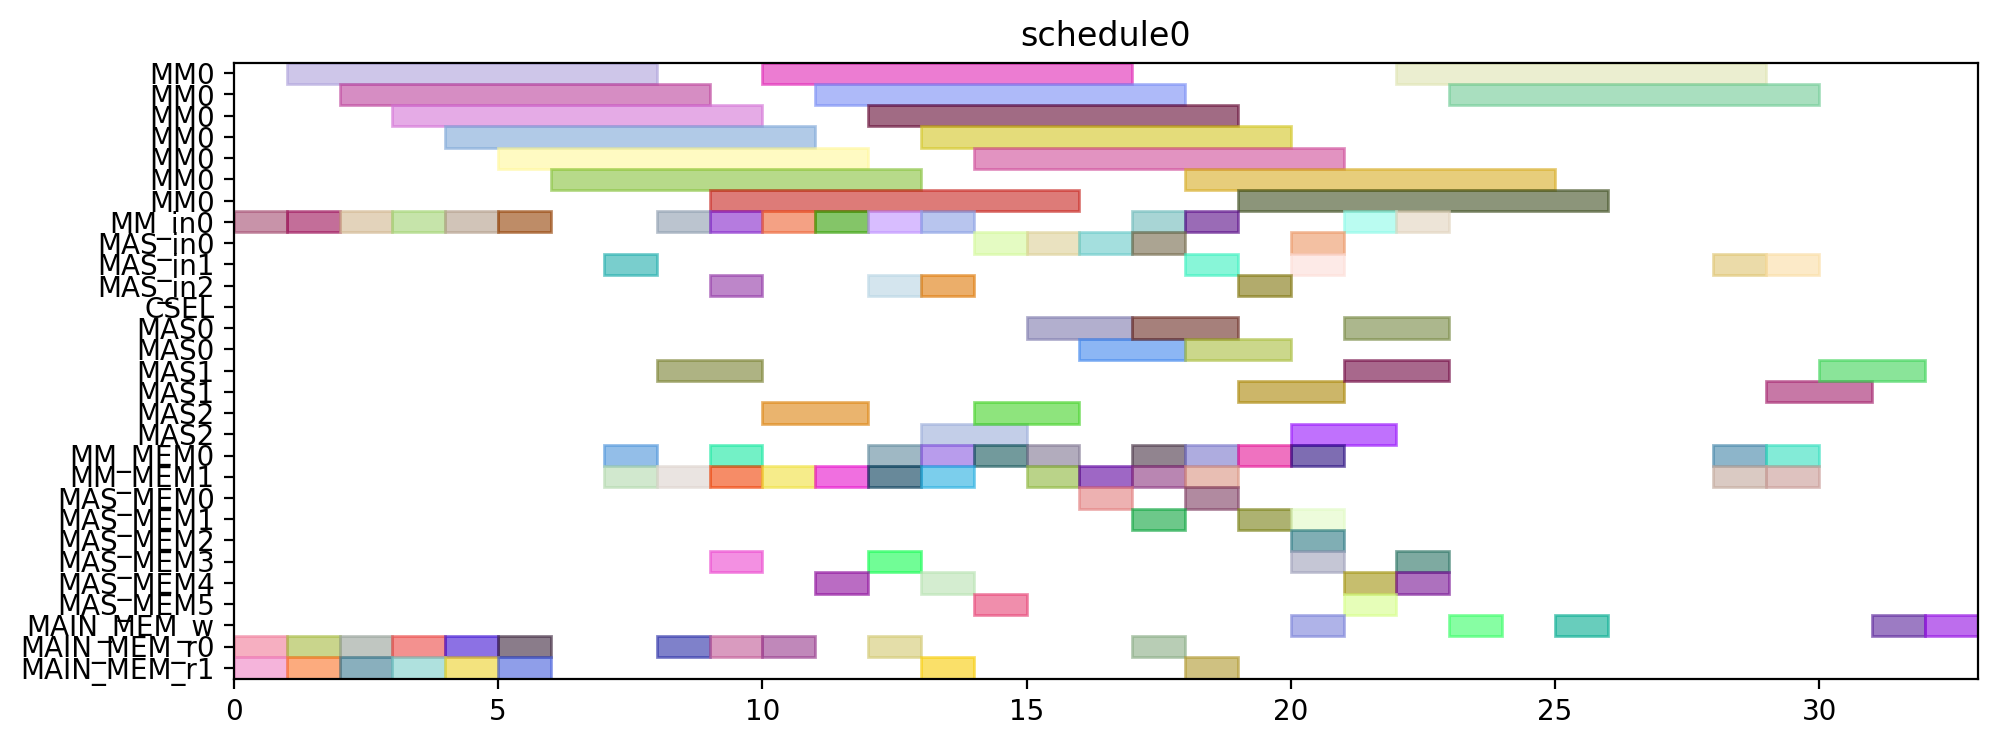

This figure's Python source:
from pyschedule import Scenario, solvers, plotters, alt


def solve():
	horizon = 120
	S = Scenario("schedule0", horizon=horizon)

	# resource
	MM = S.Resources('MM', num=1, size=7)
	MM_in = S.Resources('MM_in', num=1)
	MAS_in = S.Resources('MAS_in', num=3)
	CSEL = S.Resource('CSEL')
	MAS = S.Resources('MAS', num=3, size=2, periods=range(1, horizon))
	MM_MEM = S.Resources('MM_MEM', num=2)
	MAS_MEM = S.Resources('MAS_MEM', num=6)
	MAIN_MEM_w = S.Resource('MAIN_MEM_w', size=1)
	MAIN_MEM_r = S.Resources('MAIN_MEM_r', num=2)

	# result of previous scheduling

	# new tasks
	t0 = S.Task('t0', length=7, delay_cost=1)
	t0 += alt(MM)
	t0_in = S.Task('t0_in', length=1, delay_cost=1)
	t0_in += alt(MM_in)
	S += t0_in*MM_in[0]<=t0*MM[0]
	t0_mem0 = S.Task('t0_mem0', length=1, delay_cost=1)
	t0_mem0 += MAIN_MEM_r[0]
	S += t0_mem0 <= t0

	t0_mem1 = S.Task('t0_mem1', length=1, delay_cost=1)
	t0_mem1 += MAIN_MEM_r[1]
	S += t0_mem1 <= t0

	t1 = S.Task('t1', length=7, delay_cost=1)
	t1 += alt(MM)
	t1_in = S.Task('t1_in', length=1, delay_cost=1)
	t1_in += alt(MM_in)
	S += t1_in*MM_in[0]<=t1*MM[0]
	t1_mem0 = S.Task('t1_mem0', length=1, delay_cost=1)
	t1_mem0 += MAIN_MEM_r[0]
	S += t1_mem0 <= t1

	t1_mem1 = S.Task('t1_mem1', length=1, delay_cost=1)
	t1_mem1 += MAIN_MEM_r[1]
	S += t1_mem1 <= t1

	t2 = S.Task('t2', length=7, delay_cost=1)
	t2 += alt(MM)
	t2_in = S.Task('t2_in', length=1, delay_cost=1)
	t2_in += alt(MM_in)
	S += t2_in*MM_in[0]<=t2*MM[0]
	t2_mem0 = S.Task('t2_mem0', length=1, delay_cost=1)
	t2_mem0 += MAIN_MEM_r[0]
	S += t2_mem0 <= t2

	t2_mem1 = S.Task('t2_mem1', length=1, delay_cost=1)
	t2_mem1 += MAIN_MEM_r[1]
	S += t2_mem1 <= t2

	t3 = S.Task('t3', length=7, delay_cost=1)
	t3 += alt(MM)
	t3_in = S.Task('t3_in', length=1, delay_cost=1)
	t3_in += alt(MM_in)
	S += t3_in*MM_in[0]<=t3*MM[0]
	t3_mem0 = S.Task('t3_mem0', length=1, delay_cost=1)
	t3_mem0 += MAIN_MEM_r[0]
	S += t3_mem0 <= t3

	t3_mem1 = S.Task('t3_mem1', length=1, delay_cost=1)
	t3_mem1 += MAIN_MEM_r[1]
	S += t3_mem1 <= t3

	t5 = S.Task('t5', length=7, delay_cost=1)
	t5 += alt(MM)
	t5_in = S.Task('t5_in', length=1, delay_cost=1)
	t5_in += alt(MM_in)
	S += t5_in*MM_in[0]<=t5*MM[0]
	t5_mem0 = S.Task('t5_mem0', length=1, delay_cost=1)
	t5_mem0 += MAIN_MEM_r[0]
	S += t5_mem0 <= t5

	t5_mem1 = S.Task('t5_mem1', length=1, delay_cost=1)
	t5_mem1 += MAIN_MEM_r[1]
	S += t5_mem1 <= t5

	t23 = S.Task('t23', length=7, delay_cost=1)
	t23 += alt(MM)
	t23_in = S.Task('t23_in', length=1, delay_cost=1)
	t23_in += alt(MM_in)
	S += t23_in*MM_in[0]<=t23*MM[0]
	t23_mem0 = S.Task('t23_mem0', length=1, delay_cost=1)
	t23_mem0 += MAIN_MEM_r[0]
	S += t23_mem0 <= t23

	t23_mem1 = S.Task('t23_mem1', length=1, delay_cost=1)
	t23_mem1 += MAIN_MEM_r[1]
	S += t23_mem1 <= t23

	t4 = S.Task('t4', length=2, delay_cost=1)
	t4 += alt(MAS)
	t4_in = S.Task('t4_in', length=1, delay_cost=1)
	t4_in += alt(MAS_in)
	S += t4_in*MAS_in[0]<=t4*MAS[0]

	S += t4_in*MAS_in[1]<=t4*MAS[1]

	S += t4_in*MAS_in[2]<=t4*MAS[2]

	t4_mem0 = S.Task('t4_mem0', length=1, delay_cost=1)
	t4_mem0 += alt(MM_MEM)
	S += (t3*MM[0])-1 < t4_mem0*MM_MEM[0]
	S += t4_mem0 <= t4

	t4_mem1 = S.Task('t4_mem1', length=1, delay_cost=1)
	t4_mem1 += alt(MM_MEM)
	S += (t3*MM[0])-1 < t4_mem1*MM_MEM[1]
	S += t4_mem1 <= t4

	t6 = S.Task('t6', length=2, delay_cost=1)
	t6 += alt(MAS)
	t6_in = S.Task('t6_in', length=1, delay_cost=1)
	t6_in += alt(MAS_in)
	S += t6_in*MAS_in[0]<=t6*MAS[0]

	S += t6_in*MAS_in[1]<=t6*MAS[1]

	S += t6_in*MAS_in[2]<=t6*MAS[2]

	t6_mem0 = S.Task('t6_mem0', length=1, delay_cost=1)
	t6_mem0 += alt(MM_MEM)
	S += (t5*MM[0])-1 < t6_mem0*MM_MEM[0]
	S += t6_mem0 <= t6

	t6_mem1 = S.Task('t6_mem1', length=1, delay_cost=1)
	t6_mem1 += alt(MM_MEM)
	S += (t5*MM[0])-1 < t6_mem1*MM_MEM[1]
	S += t6_mem1 <= t6

	t8 = S.Task('t8', length=7, delay_cost=1)
	t8 += alt(MM)
	t8_in = S.Task('t8_in', length=1, delay_cost=1)
	t8_in += alt(MM_in)
	S += t8_in*MM_in[0]<=t8*MM[0]
	t8_mem0 = S.Task('t8_mem0', length=1, delay_cost=1)
	t8_mem0 += MAIN_MEM_r[0]
	S += t8_mem0 <= t8

	t8_mem1 = S.Task('t8_mem1', length=1, delay_cost=1)
	t8_mem1 += alt(MM_MEM)
	S += (t2*MM[0])-1 < t8_mem1*MM_MEM[1]
	S += t8_mem1 <= t8

	t15 = S.Task('t15', length=7, delay_cost=1)
	t15 += alt(MM)
	t15_in = S.Task('t15_in', length=1, delay_cost=1)
	t15_in += alt(MM_in)
	S += t15_in*MM_in[0]<=t15*MM[0]
	t15_mem0 = S.Task('t15_mem0', length=1, delay_cost=1)
	t15_mem0 += MAIN_MEM_r[0]
	S += t15_mem0 <= t15

	t15_mem1 = S.Task('t15_mem1', length=1, delay_cost=1)
	t15_mem1 += alt(MM_MEM)
	S += (t2*MM[0])-1 < t15_mem1*MM_MEM[1]
	S += t15_mem1 <= t15

	t19 = S.Task('t19', length=2, delay_cost=1)
	t19 += alt(MAS)
	t19_in = S.Task('t19_in', length=1, delay_cost=1)
	t19_in += alt(MAS_in)
	S += t19_in*MAS_in[0]<=t19*MAS[0]

	S += t19_in*MAS_in[1]<=t19*MAS[1]

	S += t19_in*MAS_in[2]<=t19*MAS[2]

	t19_mem0 = S.Task('t19_mem0', length=1, delay_cost=1)
	t19_mem0 += alt(MM_MEM)
	S += (t0*MM[0])-1 < t19_mem0*MM_MEM[0]
	S += t19_mem0 <= t19

	t19_mem1 = S.Task('t19_mem1', length=1, delay_cost=1)
	t19_mem1 += alt(MM_MEM)
	S += (t0*MM[0])-1 < t19_mem1*MM_MEM[1]
	S += t19_mem1 <= t19

	t24 = S.Task('t24', length=2, delay_cost=1)
	t24 += alt(MAS)
	t24_in = S.Task('t24_in', length=1, delay_cost=1)
	t24_in += alt(MAS_in)
	S += t24_in*MAS_in[0]<=t24*MAS[0]

	S += t24_in*MAS_in[1]<=t24*MAS[1]

	S += t24_in*MAS_in[2]<=t24*MAS[2]

	t24_mem0 = S.Task('t24_mem0', length=1, delay_cost=1)
	t24_mem0 += alt(MM_MEM)
	S += (t23*MM[0])-1 < t24_mem0*MM_MEM[0]
	S += t24_mem0 <= t24

	t24_mem1 = S.Task('t24_mem1', length=1, delay_cost=1)
	t24_mem1 += alt(MM_MEM)
	S += (t23*MM[0])-1 < t24_mem1*MM_MEM[1]
	S += t24_mem1 <= t24

	t7 = S.Task('t7', length=7, delay_cost=1)
	t7 += alt(MM)
	t7_in = S.Task('t7_in', length=1, delay_cost=1)
	t7_in += alt(MM_in)
	S += t7_in*MM_in[0]<=t7*MM[0]
	t7_mem0 = S.Task('t7_mem0', length=1, delay_cost=1)
	t7_mem0 += MAIN_MEM_r[0]
	S += t7_mem0 <= t7

	t7_mem1 = S.Task('t7_mem1', length=1, delay_cost=1)
	t7_mem1 += alt(MAS_MEM)
	S += (t6*MAS[0])-1 < t7_mem1*MAS_MEM[1]
	S += (t6*MAS[1])-1 < t7_mem1*MAS_MEM[3]
	S += (t6*MAS[2])-1 < t7_mem1*MAS_MEM[5]
	S += t7_mem1 <= t7

	t14 = S.Task('t14', length=7, delay_cost=1)
	t14 += alt(MM)
	t14_in = S.Task('t14_in', length=1, delay_cost=1)
	t14_in += alt(MM_in)
	S += t14_in*MM_in[0]<=t14*MM[0]
	S += 0<t14

	t14_w = S.Task('t14_w', length=1, delay_cost=1)
	t14_w += alt(MAIN_MEM_w)
	S += t14 <= t14_w

	t14_mem0 = S.Task('t14_mem0', length=1, delay_cost=1)
	t14_mem0 += MAIN_MEM_r[0]
	S += t14_mem0 <= t14

	t14_mem1 = S.Task('t14_mem1', length=1, delay_cost=1)
	t14_mem1 += alt(MAS_MEM)
	S += (t6*MAS[0])-1 < t14_mem1*MAS_MEM[1]
	S += (t6*MAS[1])-1 < t14_mem1*MAS_MEM[3]
	S += (t6*MAS[2])-1 < t14_mem1*MAS_MEM[5]
	S += t14_mem1 <= t14

	t16 = S.Task('t16', length=2, delay_cost=1)
	t16 += alt(MAS)
	t16_in = S.Task('t16_in', length=1, delay_cost=1)
	t16_in += alt(MAS_in)
	S += t16_in*MAS_in[0]<=t16*MAS[0]

	S += t16_in*MAS_in[1]<=t16*MAS[1]

	S += t16_in*MAS_in[2]<=t16*MAS[2]

	t16_mem0 = S.Task('t16_mem0', length=1, delay_cost=1)
	t16_mem0 += alt(MM_MEM)
	S += (t0*MM[0])-1 < t16_mem0*MM_MEM[0]
	S += t16_mem0 <= t16

	t16_mem1 = S.Task('t16_mem1', length=1, delay_cost=1)
	t16_mem1 += alt(MM_MEM)
	S += (t15*MM[0])-1 < t16_mem1*MM_MEM[1]
	S += t16_mem1 <= t16

	t20 = S.Task('t20', length=2, delay_cost=1)
	t20 += alt(MAS)
	t20_in = S.Task('t20_in', length=1, delay_cost=1)
	t20_in += alt(MAS_in)
	S += t20_in*MAS_in[0]<=t20*MAS[0]

	S += t20_in*MAS_in[1]<=t20*MAS[1]

	S += t20_in*MAS_in[2]<=t20*MAS[2]

	t20_mem0 = S.Task('t20_mem0', length=1, delay_cost=1)
	t20_mem0 += alt(MM_MEM)
	S += (t0*MM[0])-1 < t20_mem0*MM_MEM[0]
	S += t20_mem0 <= t20

	t20_mem1 = S.Task('t20_mem1', length=1, delay_cost=1)
	t20_mem1 += alt(MAS_MEM)
	S += (t19*MAS[0])-1 < t20_mem1*MAS_MEM[1]
	S += (t19*MAS[1])-1 < t20_mem1*MAS_MEM[3]
	S += (t19*MAS[2])-1 < t20_mem1*MAS_MEM[5]
	S += t20_mem1 <= t20

	t25 = S.Task('t25', length=7, delay_cost=1)
	t25 += alt(MM)
	t25_in = S.Task('t25_in', length=1, delay_cost=1)
	t25_in += alt(MM_in)
	S += t25_in*MM_in[0]<=t25*MM[0]
	t25_mem0 = S.Task('t25_mem0', length=1, delay_cost=1)
	t25_mem0 += alt(MAS_MEM)
	S += (t24*MAS[0])-1 < t25_mem0*MAS_MEM[0]
	S += (t24*MAS[1])-1 < t25_mem0*MAS_MEM[2]
	S += (t24*MAS[2])-1 < t25_mem0*MAS_MEM[4]
	S += t25_mem0 <= t25

	t25_mem1 = S.Task('t25_mem1', length=1, delay_cost=1)
	t25_mem1 += MAIN_MEM_r[1]
	S += t25_mem1 <= t25

	t26 = S.Task('t26', length=7, delay_cost=1)
	t26 += alt(MM)
	t26_in = S.Task('t26_in', length=1, delay_cost=1)
	t26_in += alt(MM_in)
	S += t26_in*MM_in[0]<=t26*MM[0]
	t26_mem0 = S.Task('t26_mem0', length=1, delay_cost=1)
	t26_mem0 += alt(MAS_MEM)
	S += (t24*MAS[0])-1 < t26_mem0*MAS_MEM[0]
	S += (t24*MAS[1])-1 < t26_mem0*MAS_MEM[2]
	S += (t24*MAS[2])-1 < t26_mem0*MAS_MEM[4]
	S += t26_mem0 <= t26

	t26_mem1 = S.Task('t26_mem1', length=1, delay_cost=1)
	t26_mem1 += alt(MM_MEM)
	S += (t1*MM[0])-1 < t26_mem1*MM_MEM[1]
	S += t26_mem1 <= t26

	t9 = S.Task('t9', length=2, delay_cost=1)
	t9 += alt(MAS)
	t9_in = S.Task('t9_in', length=1, delay_cost=1)
	t9_in += alt(MAS_in)
	S += t9_in*MAS_in[0]<=t9*MAS[0]

	S += t9_in*MAS_in[1]<=t9*MAS[1]

	S += t9_in*MAS_in[2]<=t9*MAS[2]

	t9_mem0 = S.Task('t9_mem0', length=1, delay_cost=1)
	t9_mem0 += alt(MM_MEM)
	S += (t7*MM[0])-1 < t9_mem0*MM_MEM[0]
	S += t9_mem0 <= t9

	t9_mem1 = S.Task('t9_mem1', length=1, delay_cost=1)
	t9_mem1 += alt(MM_MEM)
	S += (t8*MM[0])-1 < t9_mem1*MM_MEM[1]
	S += t9_mem1 <= t9

	t17 = S.Task('t17', length=7, delay_cost=1)
	t17 += alt(MM)
	t17_in = S.Task('t17_in', length=1, delay_cost=1)
	t17_in += alt(MM_in)
	S += t17_in*MM_in[0]<=t17*MM[0]
	S += 0<t17

	t17_w = S.Task('t17_w', length=1, delay_cost=1)
	t17_w += alt(MAIN_MEM_w)
	S += t17 <= t17_w

	t17_mem0 = S.Task('t17_mem0', length=1, delay_cost=1)
	t17_mem0 += MAIN_MEM_r[0]
	S += t17_mem0 <= t17

	t17_mem1 = S.Task('t17_mem1', length=1, delay_cost=1)
	t17_mem1 += alt(MAS_MEM)
	S += (t16*MAS[0])-1 < t17_mem1*MAS_MEM[1]
	S += (t16*MAS[1])-1 < t17_mem1*MAS_MEM[3]
	S += (t16*MAS[2])-1 < t17_mem1*MAS_MEM[5]
	S += t17_mem1 <= t17

	t21 = S.Task('t21', length=2, delay_cost=1)
	t21 += alt(MAS)
	t21_in = S.Task('t21_in', length=1, delay_cost=1)
	t21_in += alt(MAS_in)
	S += t21_in*MAS_in[0]<=t21*MAS[0]

	S += t21_in*MAS_in[1]<=t21*MAS[1]

	S += t21_in*MAS_in[2]<=t21*MAS[2]

	t21_mem0 = S.Task('t21_mem0', length=1, delay_cost=1)
	t21_mem0 += alt(MAS_MEM)
	S += (t20*MAS[0])-1 < t21_mem0*MAS_MEM[0]
	S += (t20*MAS[1])-1 < t21_mem0*MAS_MEM[2]
	S += (t20*MAS[2])-1 < t21_mem0*MAS_MEM[4]
	S += t21_mem0 <= t21

	t21_mem1 = S.Task('t21_mem1', length=1, delay_cost=1)
	t21_mem1 += alt(MM_MEM)
	S += (t15*MM[0])-1 < t21_mem1*MM_MEM[1]
	S += t21_mem1 <= t21

	t27 = S.Task('t27', length=2, delay_cost=1)
	t27 += alt(MAS)
	t27_in = S.Task('t27_in', length=1, delay_cost=1)
	t27_in += alt(MAS_in)
	S += t27_in*MAS_in[0]<=t27*MAS[0]

	S += t27_in*MAS_in[1]<=t27*MAS[1]

	S += t27_in*MAS_in[2]<=t27*MAS[2]

	t27_mem0 = S.Task('t27_mem0', length=1, delay_cost=1)
	t27_mem0 += alt(MM_MEM)
	S += (t26*MM[0])-1 < t27_mem0*MM_MEM[0]
	S += t27_mem0 <= t27

	t27_mem1 = S.Task('t27_mem1', length=1, delay_cost=1)
	t27_mem1 += alt(MM_MEM)
	S += (t26*MM[0])-1 < t27_mem1*MM_MEM[1]
	S += t27_mem1 <= t27

	t10 = S.Task('t10', length=2, delay_cost=1)
	t10 += alt(MAS)
	t10_in = S.Task('t10_in', length=1, delay_cost=1)
	t10_in += alt(MAS_in)
	S += t10_in*MAS_in[0]<=t10*MAS[0]

	S += t10_in*MAS_in[1]<=t10*MAS[1]

	S += t10_in*MAS_in[2]<=t10*MAS[2]

	t10_mem0 = S.Task('t10_mem0', length=1, delay_cost=1)
	t10_mem0 += alt(MM_MEM)
	S += (t1*MM[0])-1 < t10_mem0*MM_MEM[0]
	S += t10_mem0 <= t10

	t10_mem1 = S.Task('t10_mem1', length=1, delay_cost=1)
	t10_mem1 += alt(MAS_MEM)
	S += (t9*MAS[0])-1 < t10_mem1*MAS_MEM[1]
	S += (t9*MAS[1])-1 < t10_mem1*MAS_MEM[3]
	S += (t9*MAS[2])-1 < t10_mem1*MAS_MEM[5]
	S += t10_mem1 <= t10

	t11 = S.Task('t11', length=2, delay_cost=1)
	t11 += alt(MAS)
	t11_in = S.Task('t11_in', length=1, delay_cost=1)
	t11_in += alt(MAS_in)
	S += t11_in*MAS_in[0]<=t11*MAS[0]

	S += t11_in*MAS_in[1]<=t11*MAS[1]

	S += t11_in*MAS_in[2]<=t11*MAS[2]

	t11_mem0 = S.Task('t11_mem0', length=1, delay_cost=1)
	t11_mem0 += alt(MM_MEM)
	S += (t1*MM[0])-1 < t11_mem0*MM_MEM[0]
	S += t11_mem0 <= t11

	t11_mem1 = S.Task('t11_mem1', length=1, delay_cost=1)
	t11_mem1 += alt(MAS_MEM)
	S += (t9*MAS[0])-1 < t11_mem1*MAS_MEM[1]
	S += (t9*MAS[1])-1 < t11_mem1*MAS_MEM[3]
	S += (t9*MAS[2])-1 < t11_mem1*MAS_MEM[5]
	S += t11_mem1 <= t11

	t22 = S.Task('t22', length=7, delay_cost=1)
	t22 += alt(MM)
	t22_in = S.Task('t22_in', length=1, delay_cost=1)
	t22_in += alt(MM_in)
	S += t22_in*MM_in[0]<=t22*MM[0]
	t22_mem0 = S.Task('t22_mem0', length=1, delay_cost=1)
	t22_mem0 += alt(MAS_MEM)
	S += (t21*MAS[0])-1 < t22_mem0*MAS_MEM[0]
	S += (t21*MAS[1])-1 < t22_mem0*MAS_MEM[2]
	S += (t21*MAS[2])-1 < t22_mem0*MAS_MEM[4]
	S += t22_mem0 <= t22

	t22_mem1 = S.Task('t22_mem1', length=1, delay_cost=1)
	t22_mem1 += MAIN_MEM_r[1]
	S += t22_mem1 <= t22

	new_PZ = S.Task('new_PZ', length=2, delay_cost=1)
	new_PZ += alt(MAS)
	new_PZ_in = S.Task('new_PZ_in', length=1, delay_cost=1)
	new_PZ_in += alt(MAS_in)
	S += new_PZ_in*MAS_in[0]<=new_PZ*MAS[0]

	S += new_PZ_in*MAS_in[1]<=new_PZ*MAS[1]

	S += new_PZ_in*MAS_in[2]<=new_PZ*MAS[2]

	S += 0<new_PZ

	new_PZ_w = S.Task('new_PZ_w', length=1, delay_cost=1)
	new_PZ_w += alt(MAIN_MEM_w)
	S += new_PZ <= new_PZ_w

	new_PZ_mem0 = S.Task('new_PZ_mem0', length=1, delay_cost=1)
	new_PZ_mem0 += alt(MAS_MEM)
	S += (t27*MAS[0])-1 < new_PZ_mem0*MAS_MEM[0]
	S += (t27*MAS[1])-1 < new_PZ_mem0*MAS_MEM[2]
	S += (t27*MAS[2])-1 < new_PZ_mem0*MAS_MEM[4]
	S += new_PZ_mem0 <= new_PZ

	new_PZ_mem1 = S.Task('new_PZ_mem1', length=1, delay_cost=1)
	new_PZ_mem1 += alt(MAS_MEM)
	S += (t27*MAS[0])-1 < new_PZ_mem1*MAS_MEM[1]
	S += (t27*MAS[1])-1 < new_PZ_mem1*MAS_MEM[3]
	S += (t27*MAS[2])-1 < new_PZ_mem1*MAS_MEM[5]
	S += new_PZ_mem1 <= new_PZ

	t12 = S.Task('t12', length=7, delay_cost=1)
	t12 += alt(MM)
	t12_in = S.Task('t12_in', length=1, delay_cost=1)
	t12_in += alt(MM_in)
	S += t12_in*MM_in[0]<=t12*MM[0]
	t12_mem0 = S.Task('t12_mem0', length=1, delay_cost=1)
	t12_mem0 += alt(MAS_MEM)
	S += (t10*MAS[0])-1 < t12_mem0*MAS_MEM[0]
	S += (t10*MAS[1])-1 < t12_mem0*MAS_MEM[2]
	S += (t10*MAS[2])-1 < t12_mem0*MAS_MEM[4]
	S += t12_mem0 <= t12

	t12_mem1 = S.Task('t12_mem1', length=1, delay_cost=1)
	t12_mem1 += alt(MAS_MEM)
	S += (t11*MAS[0])-1 < t12_mem1*MAS_MEM[1]
	S += (t11*MAS[1])-1 < t12_mem1*MAS_MEM[3]
	S += (t11*MAS[2])-1 < t12_mem1*MAS_MEM[5]
	S += t12_mem1 <= t12

	t13 = S.Task('t13', length=7, delay_cost=1)
	t13 += alt(MM)
	t13_in = S.Task('t13_in', length=1, delay_cost=1)
	t13_in += alt(MM_in)
	S += t13_in*MM_in[0]<=t13*MM[0]
	t13_mem0 = S.Task('t13_mem0', length=1, delay_cost=1)
	t13_mem0 += alt(MAS_MEM)
	S += (t4*MAS[0])-1 < t13_mem0*MAS_MEM[0]
	S += (t4*MAS[1])-1 < t13_mem0*MAS_MEM[2]
	S += (t4*MAS[2])-1 < t13_mem0*MAS_MEM[4]
	S += t13_mem0 <= t13

	t13_mem1 = S.Task('t13_mem1', length=1, delay_cost=1)
	t13_mem1 += alt(MAS_MEM)
	S += (t10*MAS[0])-1 < t13_mem1*MAS_MEM[1]
	S += (t10*MAS[1])-1 < t13_mem1*MAS_MEM[3]
	S += (t10*MAS[2])-1 < t13_mem1*MAS_MEM[5]
	S += t13_mem1 <= t13

	new_PY = S.Task('new_PY', length=2, delay_cost=1)
	new_PY += alt(MAS)
	new_PY_in = S.Task('new_PY_in', length=1, delay_cost=1)
	new_PY_in += alt(MAS_in)
	S += new_PY_in*MAS_in[0]<=new_PY*MAS[0]

	S += new_PY_in*MAS_in[1]<=new_PY*MAS[1]

	S += new_PY_in*MAS_in[2]<=new_PY*MAS[2]

	S += 0<new_PY

	new_PY_w = S.Task('new_PY_w', length=1, delay_cost=1)
	new_PY_w += alt(MAIN_MEM_w)
	S += new_PY <= new_PY_w

	new_PY_mem0 = S.Task('new_PY_mem0', length=1, delay_cost=1)
	new_PY_mem0 += alt(MM_MEM)
	S += (t12*MM[0])-1 < new_PY_mem0*MM_MEM[0]
	S += new_PY_mem0 <= new_PY

	new_PY_mem1 = S.Task('new_PY_mem1', length=1, delay_cost=1)
	new_PY_mem1 += alt(MM_MEM)
	S += (t22*MM[0])-1 < new_PY_mem1*MM_MEM[1]
	S += new_PY_mem1 <= new_PY

	new_PX = S.Task('new_PX', length=2, delay_cost=1)
	new_PX += alt(MAS)
	new_PX_in = S.Task('new_PX_in', length=1, delay_cost=1)
	new_PX_in += alt(MAS_in)
	S += new_PX_in*MAS_in[0]<=new_PX*MAS[0]

	S += new_PX_in*MAS_in[1]<=new_PX*MAS[1]

	S += new_PX_in*MAS_in[2]<=new_PX*MAS[2]

	S += 0<new_PX

	new_PX_w = S.Task('new_PX_w', length=1, delay_cost=1)
	new_PX_w += alt(MAIN_MEM_w)
	S += new_PX <= new_PX_w

	new_PX_mem0 = S.Task('new_PX_mem0', length=1, delay_cost=1)
	new_PX_mem0 += alt(MM_MEM)
	S += (t13*MM[0])-1 < new_PX_mem0*MM_MEM[0]
	S += new_PX_mem0 <= new_PX

	new_PX_mem1 = S.Task('new_PX_mem1', length=1, delay_cost=1)
	new_PX_mem1 += alt(MM_MEM)
	S += (t25*MM[0])-1 < new_PX_mem1*MM_MEM[1]
	S += new_PX_mem1 <= new_PX

	solvers.mip.solve(S,msg=1,kind='CPLEX',ratio_gap=1.01)

	solution = [['hoge']*len(S.solution()[1]) for i in range(len(S.solution()))]
	for i in range(len(S.solution())):
		for j in range(len(S.solution()[i])):
			solution[i][j]=str(S.solution()[i][j])
	print(solution)

	cycles = int(solution[-1][3])

	pic_file_name = "/mnt/rose/usr1/fukuda/ABE/multiRAM_multiMAS_16mux/scheduling_result/stage7MM1_stage2MAS3/EP_DBL_A_ANY/schedule0.png"
	if(S.solution() != []):
		plotters.matplotlib.plot(S,img_filename=pic_file_name, show_task_labels=False, fig_size=(cycles*0.25+3, 4))

	return solution
